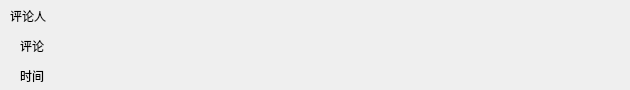
<?xml version="1.0" encoding="UTF-8"?>
<ui version="4.0">
 <class>comment_user</class>
 <widget class="QWidget" name="comment_user">
  <property name="geometry">
   <rect>
    <x>0</x>
    <y>0</y>
    <width>630</width>
    <height>90</height>
   </rect>
  </property>
  <property name="minimumSize">
   <size>
    <width>630</width>
    <height>90</height>
   </size>
  </property>
  <property name="maximumSize">
   <size>
    <width>630</width>
    <height>90</height>
   </size>
  </property>
  <property name="windowTitle">
   <string>Form</string>
  </property>
  <widget class="QLabel" name="lb_Name">
   <property name="geometry">
    <rect>
     <x>10</x>
     <y>0</y>
     <width>81</width>
     <height>31</height>
    </rect>
   </property>
   <property name="text">
    <string>评论人</string>
   </property>
  </widget>
  <widget class="QLabel" name="lb_comment">
   <property name="geometry">
    <rect>
     <x>20</x>
     <y>30</y>
     <width>411</width>
     <height>31</height>
    </rect>
   </property>
   <property name="text">
    <string>评论</string>
   </property>
  </widget>
  <widget class="QLabel" name="lb_time">
   <property name="geometry">
    <rect>
     <x>20</x>
     <y>60</y>
     <width>281</width>
     <height>31</height>
    </rect>
   </property>
   <property name="text">
    <string>时间</string>
   </property>
  </widget>
 </widget>
 <resources/>
 <connections/>
</ui>
